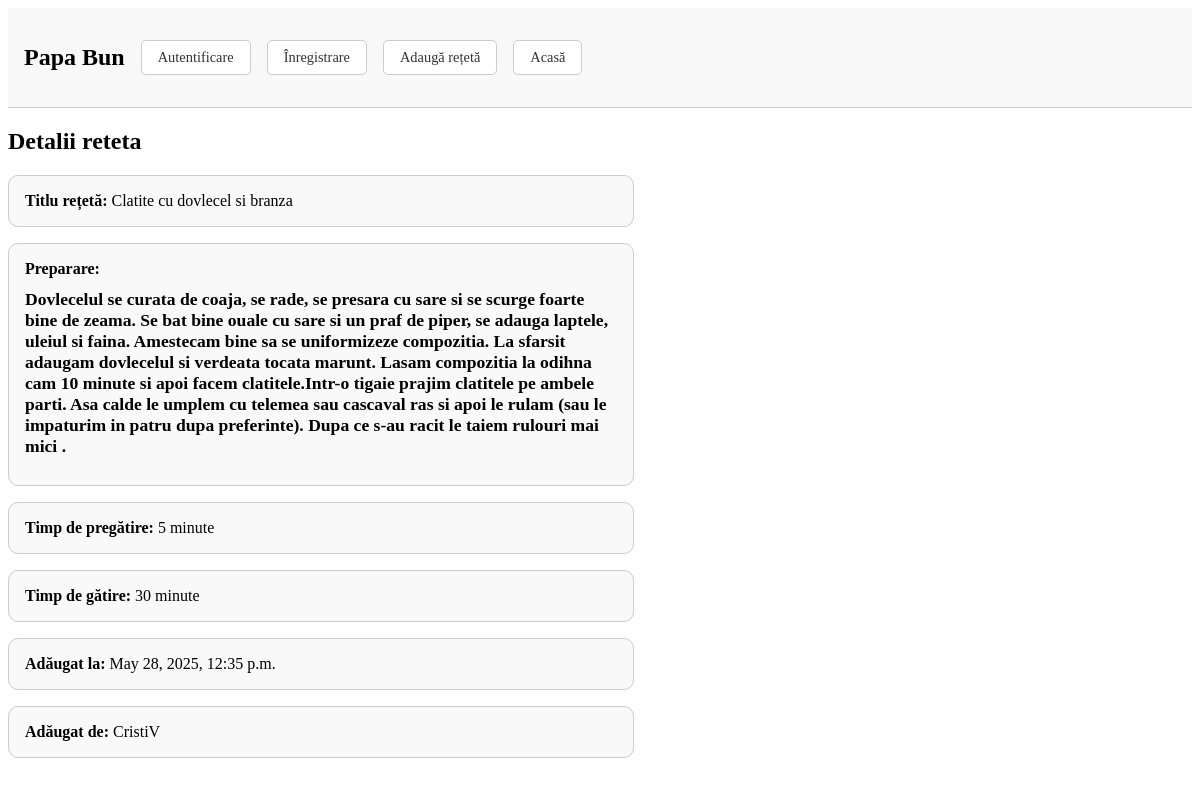
The app's page /recipe/14/ with its own data.
### recipes/models.py (models this page shows, shortened)
class Recipe(models.Model):
    title = models.CharField(max_length=200)
    description = models.TextField(null=True)
    addition_date = models.DateTimeField(auto_now_add=True, null=True)
    prep_time = models.IntegerField(null=True, blank=True)
    cooking_time = models.IntegerField(null=True, blank=True)
    user = models.ForeignKey(User, on_delete=models.CASCADE, related_name='recipes', null=True)

### recipes/views.py (the view)
# urls.py: path('recipe/<int:id>/', views.recipe_detail, name='recipe_detail'),
def recipe_detail(request, id):
    recipe = get_object_or_404(Recipe, id=id)
    return render(request, 'recipes/recipe_detail.html', {'recipe': recipe})

### recipes/templates/recipes/recipe_detail.html (shortened to what this page needs)
{% extends 'base.html' %}
{% block content %}
<h2>Detalii reteta</h2>
<div style="width: 50%; padding: 0; display: flex; flex-direction: column; gap: 1rem;">
  <div style="width: 100%; padding: 1rem; border: 1px solid #ccc; border-radius: 10px; background-color: #f9f9f9;">
    <strong>Titlu rețetă:</strong> {{ recipe.title }}
  </div>
  <div style="width: 100%; padding: 1rem; border: 1px solid #ccc; border-radius: 10px; background-color: #f9f9f9;">
    <strong>Preparare:</strong> <h1 style="font-size: 1.1rem;">{{ recipe.description }}</h1>
  </div>
  <div style="width: 100%; padding: 1rem; border: 1px solid #ccc; border-radius: 10px; background-color: #f9f9f9;">
    <strong>Timp de pregătire:</strong> {{ recipe.prep_time }} minute
  </div>
  <div style="width: 100%; padding: 1rem; border: 1px solid #ccc; border-radius: 10px; background-color: #f9f9f9;">
    <strong>Timp de gătire:</strong> {{ recipe.cooking_time }} minute
  </div>
  <div style="width: 100%; padding: 1rem; border: 1px solid #ccc; border-radius: 10px; background-color: #f9f9f9;">
    <strong>Adăugat la:</strong> {{ recipe.addition_date }}
  </div>
  <div style="width: 100%; padding: 1rem; border: 1px solid #ccc; border-radius: 10px; background-color: #f9f9f9;">
    <strong>Adăugat de:</strong> {{ recipe.user.username }}
  </div>
{% endblock %}

### records on screen
Recipe: title "Clatite cu dovlecel si branza", description "Dovlecelul se curata de coaja, se rade, se presara cu sare si se scurge foarte bine de zeama. Se bat bine ouale cu sare si un praf de piper, se adauga laptele, uleiul si faina. Amestecam bine sa se uniformizeze compozitia. La sfarsit adaugam dovlecelul si verdeata tocata marunt. Lasam compozitia la odihna cam 10 minute si apoi facem clatitele.Intr-o tigaie prajim clatitele pe ambele parti. Asa calde le umplem cu telemea sau cascaval ras si apoi le rulam (sau le impaturim in patru dupa preferinte). Dupa ce s-au racit le taiem rulouri mai mici .", prep_time "5", cooking_time "30", addition_date "May 28, 2025, 12:35 p.m.", user.username "CristiV"
